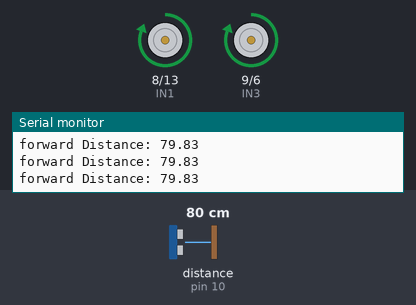
Bench run of a sketch on a simulated Arduino Uno, built with avr-gcc and run on an emulated ATmega328P. On the bench: motor-driver pin pairs drawn as motors (green arrow = first pin HIGH = forward, orange = second pin HIGH = backward, longer = more drive, scaled by the enable pin), the last lines printed to the serial monitor. Wiring (inferred from the names in the program): ultrasonic range finder: trigger pin 11; echo pin 10. Inputs (shaded band) come from the test bench; at power-on: distance to the obstacle (sensor on pin 10) 80 cm. The echo pulse lasts 58.3 µs per cm.

Above: at 1.2 s.
1.3 s: distance to the obstacle (sensor on pin 10) set to 27 cm
4.3 s: distance to the obstacle (sensor on pin 10) set to 22 cm
At 5.5 s:
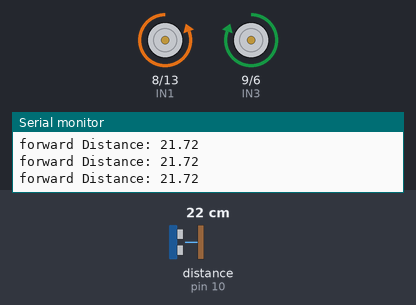
5.8 s: distance to the obstacle (sensor on pin 10) set to 35 cm
At 7.1 s:
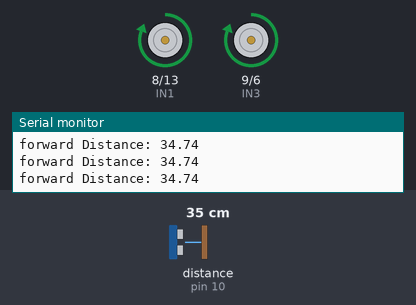
7.4 s: distance to the obstacle (sensor on pin 10) set to 2 cm
At 8.1 s:
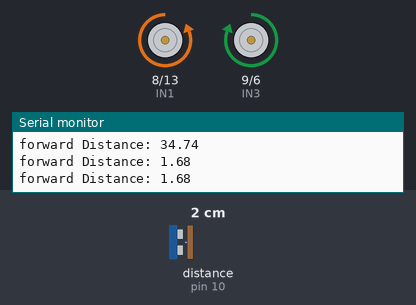
Timing chart, 0 to 9.9 s (numbered marks = the images above; inputs shaded):
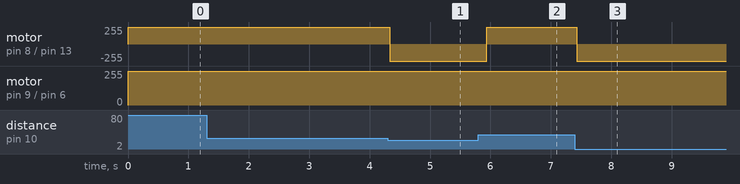

Measured:
- the behaviour switches between 25 and 24 cm on distance to the obstacle (sensor on pin 10) (found by bisection; images 0 and 1)
- after the input at 4.3 s, motor on pin 8 (IN1) / pin 13 (IN2): forward 255/255 → backward 255/255 at once
- after the input at 5.8 s, motor on pin 8 (IN1) / pin 13 (IN2): backward 255/255 → forward 255/255 after 0.14 s
- after the input at 7.4 s, motor on pin 8 (IN1) / pin 13 (IN2): forward 255/255 → backward 255/255 at once

The sketch:

obstacle_avoiding_car.ino
```cpp
/*
Code by: www.munphurid.com
M.Hashir

This is a code for OBSTACLE AVOIDING CAR.. It moves forward until an obstacle comes in its way.... When an obstacle comes in the way of car, it turns right

Hardware:
Is bought from www.munphurid.com
-Arduino UNO
-Motor driver module L298N
-Munphurid Chassis MN CS01 (Light weight 3 wheeler chassis can also be used)
-HC SR-04 ULTRASONIC SENSOR MODULE
-7V to 12V battery
-10 male to female wires

Connections:
Motor driver module and Arduino
-Connect IN1 to pin 8 of Arduino
-Connect IN2 to pin 13 of Arduino
-Connect IN3 to pin 9 of Arduino
-Connect IN4 to pin 6 of Arduino
-Connect ENA to pin 2 of Arduino
-Connect ENB to pin 7 of Arduino
-Connect 5V of module to 5V of Arduino
-Connect GND of module to GND of Arduino


Ultrasonic sensor module module and Arduino
-Connect ECHO of Bluetooth module to pin 10 of Arduino
-Connect TRIGGER of Bluetooth module to pin 11 of Arduino
-Connect VCC of Bluetooth module to 5V of Arduino
-Connect GND of Bluetooth module to GND of Arduino

Motors
Connect motors to motor driver module

Battery and all circuits
-Connect +ve wire of battery to 12V of motor driver module
-Connect -ve wire of battery to GND of motor driver module
*/


#define IN1 8      //IN1
#define IN2 13        //IN2
#define ENA 2          //ENA
#define ENB 7        //ENB
#define IN3 9          //IN3
#define IN4 6          //IN4
#define trigger 11      //Trigger
#define echo 10        //Echo


void stopm(void);
void forward(void);
void inputs(void);
void sharpright(void);

int duration;
float distance;

void setup(void)
{
  Serial.begin (9600);
  pinMode(trigger, OUTPUT);
  pinMode(echo, INPUT);
  pinMode(IN1,OUTPUT);
  pinMode(IN2,OUTPUT);
  pinMode(IN3,OUTPUT);
  pinMode(IN4,OUTPUT);
  pinMode(ENA,OUTPUT);
  pinMode(ENB,OUTPUT);
  digitalWrite(ENA,HIGH);
  digitalWrite(ENB,HIGH);
 }


void loop(void) {
 inputs();
if(distance<24){
  sharpright();
}
else
{
forward();
}
}


void forward(void)
{
  digitalWrite(IN1, HIGH);
  digitalWrite(IN2, LOW);
  digitalWrite(IN3, HIGH);
  digitalWrite(IN4, LOW);
}


void sharpright()
{
  digitalWrite(IN1, LOW);
  digitalWrite(IN2, HIGH);
  digitalWrite(IN3, HIGH);
  digitalWrite(IN4, LOW);
  delay(400);
}


void stopm(void)
{
  digitalWrite(IN1, LOW);
  digitalWrite(IN2, LOW);
  digitalWrite(IN3, LOW);
  digitalWrite(IN4, LOW);
}


void inputs()
{
      digitalWrite(trigger, LOW);
      delayMicroseconds(2);
      digitalWrite(trigger, HIGH);
      delayMicroseconds(10);
      digitalWrite(trigger, LOW);
      duration = pulseIn(echo, HIGH);
      distance = (duration / 2) / 29.1;
      digitalWrite(trigger, LOW);

      Serial.print("forward Distance: ");
      Serial.println(distance);
}
```
